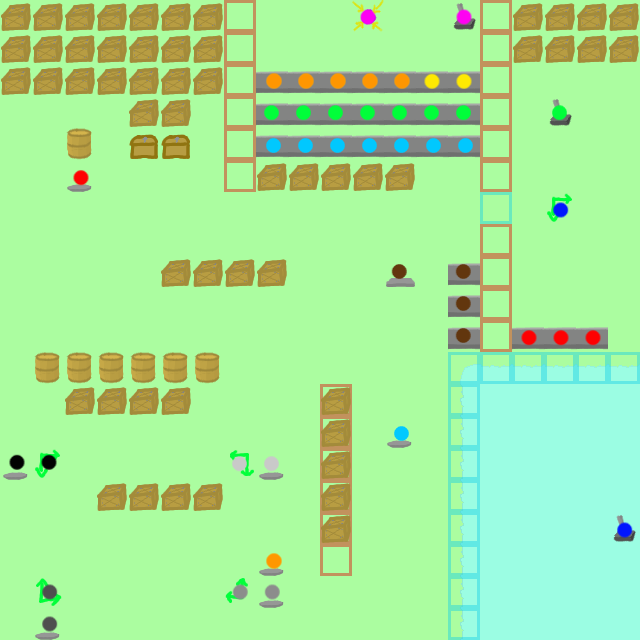

Below is a game level as drawn by its tile map, then a one-line description and the .tmx that defines it (tile-layer data replaced by summaries):
An orthogonal 20x20 tile map with 32x32 px tiles, 4 tile layers (Kachelebene 1, collision, entities, connections).

<map version="1.0" orientation="orthogonal" width="20" height="20" tilewidth="32" tileheight="32">
 <tileset firstgid="1" name="tileset" tilewidth="32" tileheight="32">
  <image source="tileset.png" width="256" height="256" />
 </tileset>
 <layer name="Kachelebene 1" width="20" height="20">
  <data>[400 cells, 400 non-empty, 5 distinct tile ids]</data>
 </layer>
 <layer name="collision" width="20" height="20" opacity="0.43">
  <data>[400 cells, 37 non-empty, 2 distinct tile ids]</data>
 </layer>
 <layer name="entities" width="20" height="20">
  <data>[400 cells, 106 non-empty, 12 distinct tile ids]</data>
 </layer>
 <layer name="connections" width="20" height="20">
  <data>[400 cells, 44 non-empty, 12 distinct tile ids]</data>
 </layer>
</map>
